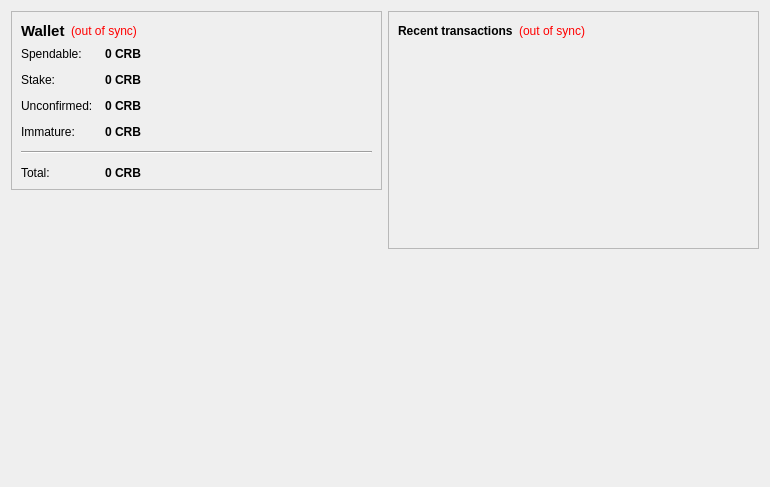
<?xml version="1.0" encoding="UTF-8"?>
<ui version="4.0">
 <class>OverviewPage</class>
 <widget class="QWidget" name="OverviewPage">
  <property name="geometry">
   <rect>
    <x>0</x>
    <y>0</y>
    <width>770</width>
    <height>487</height>
   </rect>
  </property>
  <property name="windowTitle">
   <string>Form</string>
  </property>
  <layout class="QHBoxLayout" name="horizontalLayout" stretch="1,1">
   <item>
    <layout class="QVBoxLayout" name="verticalLayout_2">
     <item>
      <widget class="QFrame" name="frame">
       <property name="frameShape">
        <enum>QFrame::StyledPanel</enum>
       </property>
       <property name="frameShadow">
        <enum>QFrame::Raised</enum>
       </property>
       <layout class="QVBoxLayout" name="verticalLayout_4">
        <item>
         <layout class="QHBoxLayout" name="horizontalLayout_4">
          <item>
           <widget class="QLabel" name="label_5">
            <property name="font">
             <font>
              <pointsize>11</pointsize>
              <weight>75</weight>
              <bold>true</bold>
             </font>
            </property>
            <property name="text">
             <string>Wallet</string>
            </property>
           </widget>
          </item>
          <item>
           <widget class="QLabel" name="labelWalletStatus">
            <property name="toolTip">
             <string>The displayed information may be out of date. Your wallet automatically synchronizes with the CryptoBancor network after a connection is established, but this process has not completed yet.</string>
            </property>
            <property name="styleSheet">
             <string notr="true">QLabel { color: red; }</string>
            </property>
            <property name="text">
             <string notr="true">(out of sync)</string>
            </property>
            <property name="alignment">
             <set>Qt::AlignLeading|Qt::AlignLeft|Qt::AlignVCenter</set>
            </property>
           </widget>
          </item>
          <item>
           <spacer name="horizontalSpacer_2">
            <property name="orientation">
             <enum>Qt::Horizontal</enum>
            </property>
            <property name="sizeHint" stdset="0">
             <size>
              <width>40</width>
              <height>20</height>
             </size>
            </property>
           </spacer>
          </item>
         </layout>
        </item>
        <item>
         <layout class="QFormLayout" name="formLayout_2">
          <property name="fieldGrowthPolicy">
           <enum>QFormLayout::AllNonFixedFieldsGrow</enum>
          </property>
          <property name="horizontalSpacing">
           <number>12</number>
          </property>
          <property name="verticalSpacing">
           <number>12</number>
          </property>
          <item row="0" column="0">
           <widget class="QLabel" name="label">
            <property name="text">
             <string>Spendable:</string>
            </property>
           </widget>
          </item>
          <item row="0" column="1">
           <widget class="QLabel" name="labelBalance">
            <property name="font">
             <font>
              <weight>75</weight>
              <bold>true</bold>
             </font>
            </property>
            <property name="cursor">
             <cursorShape>IBeamCursor</cursorShape>
            </property>
            <property name="toolTip">
             <string>Your current spendable balance</string>
            </property>
            <property name="text">
             <string notr="true">0 CRB</string>
            </property>
            <property name="textInteractionFlags">
             <set>Qt::LinksAccessibleByMouse|Qt::TextSelectableByKeyboard|Qt::TextSelectableByMouse</set>
            </property>
           </widget>
          </item>
          <item row="1" column="0">
           <widget class="QLabel" name="label_6">
            <property name="text">
             <string>Stake:</string>
            </property>
           </widget>
          </item>
          <item row="1" column="1">
           <widget class="QLabel" name="labelStake">
            <property name="font">
             <font>
              <weight>75</weight>
              <bold>true</bold>
             </font>
            </property>
            <property name="cursor">
             <cursorShape>IBeamCursor</cursorShape>
            </property>
            <property name="toolTip">
             <string>Total of coins that was staked, and do not yet count toward the current balance</string>
            </property>
            <property name="text">
             <string notr="true">0 CRB</string>
            </property>
            <property name="textInteractionFlags">
             <set>Qt::LinksAccessibleByMouse|Qt::TextSelectableByKeyboard|Qt::TextSelectableByMouse</set>
            </property>
           </widget>
          </item>
          <item row="2" column="0">
           <widget class="QLabel" name="label_3">
            <property name="text">
             <string>Unconfirmed:</string>
            </property>
           </widget>
          </item>
          <item row="2" column="1">
           <widget class="QLabel" name="labelUnconfirmed">
            <property name="font">
             <font>
              <weight>75</weight>
              <bold>true</bold>
             </font>
            </property>
            <property name="cursor">
             <cursorShape>IBeamCursor</cursorShape>
            </property>
            <property name="toolTip">
             <string>Total of transactions that have yet to be confirmed, and do not yet count toward the current balance</string>
            </property>
            <property name="text">
             <string notr="true">0 CRB</string>
            </property>
            <property name="textInteractionFlags">
             <set>Qt::LinksAccessibleByMouse|Qt::TextSelectableByKeyboard|Qt::TextSelectableByMouse</set>
            </property>
           </widget>
          </item>
          <item row="3" column="0">
           <widget class="QLabel" name="labelImmatureText">
            <property name="text">
             <string>Immature:</string>
            </property>
           </widget>
          </item>
          <item row="3" column="1">
           <widget class="QLabel" name="labelImmature">
            <property name="font">
             <font>
              <weight>75</weight>
              <bold>true</bold>
             </font>
            </property>
            <property name="toolTip">
             <string>Mined balance that has not yet matured</string>
            </property>
            <property name="text">
             <string notr="true">0 CRB</string>
            </property>
            <property name="textInteractionFlags">
             <set>Qt::LinksAccessibleByMouse|Qt::TextSelectableByKeyboard|Qt::TextSelectableByMouse</set>
            </property>
           </widget>
          </item>
          <item row="4" column="0" colspan="2">
           <widget class="Line" name="line">
            <property name="orientation">
             <enum>Qt::Horizontal</enum>
            </property>
           </widget>
          </item>
          <item row="5" column="0">
           <widget class="QLabel" name="labelTotalText">
            <property name="text">
             <string>Total:</string>
            </property>
           </widget>
          </item>
          <item row="5" column="1">
           <widget class="QLabel" name="labelTotal">
            <property name="font">
             <font>
              <weight>75</weight>
              <bold>true</bold>
             </font>
            </property>
            <property name="cursor">
             <cursorShape>IBeamCursor</cursorShape>
            </property>
            <property name="toolTip">
             <string>Your current total balance</string>
            </property>
            <property name="text">
             <string notr="true">0 CRB</string>
            </property>
            <property name="textInteractionFlags">
             <set>Qt::LinksAccessibleByMouse|Qt::TextSelectableByKeyboard|Qt::TextSelectableByMouse</set>
            </property>
           </widget>
          </item>
         </layout>
        </item>
       </layout>
      </widget>
     </item>
     <item>
      <spacer name="verticalSpacer">
       <property name="orientation">
        <enum>Qt::Vertical</enum>
       </property>
       <property name="sizeHint" stdset="0">
        <size>
         <width>20</width>
         <height>40</height>
        </size>
       </property>
      </spacer>
     </item>
     <item>
      <widget class="QLabel" name="label_2">
       <property name="autoFillBackground">
        <bool>true</bool>
       </property>
       <property name="text">
        <string/>
       </property>
       <property name="pixmap">
        <pixmap resource="../bitcoin.qrc">:/icons/drmbg</pixmap>
       </property>
       <property name="scaledContents">
        <bool>false</bool>
       </property>
       <property name="margin">
        <number>0</number>
       </property>
      </widget>
     </item>
    </layout>
   </item>
   <item>
    <layout class="QVBoxLayout" name="verticalLayout_3">
     <item>
      <widget class="QFrame" name="frame_2">
       <property name="frameShape">
        <enum>QFrame::StyledPanel</enum>
       </property>
       <property name="frameShadow">
        <enum>QFrame::Raised</enum>
       </property>
       <layout class="QVBoxLayout" name="verticalLayout">
        <item>
         <layout class="QHBoxLayout" name="horizontalLayout_2">
          <item>
           <widget class="QLabel" name="label_4">
            <property name="text">
             <string>&lt;b&gt;Recent transactions&lt;/b&gt;</string>
            </property>
           </widget>
          </item>
          <item>
           <widget class="QLabel" name="labelTransactionsStatus">
            <property name="toolTip">
             <string>The displayed information may be out of date. Your wallet automatically synchronizes with the CryptoBancor network after a connection is established, but this process has not completed yet.</string>
            </property>
            <property name="styleSheet">
             <string notr="true">QLabel { color: red; }</string>
            </property>
            <property name="text">
             <string notr="true">(out of sync)</string>
            </property>
            <property name="alignment">
             <set>Qt::AlignRight|Qt::AlignTrailing|Qt::AlignVCenter</set>
            </property>
           </widget>
          </item>
          <item>
           <spacer name="horizontalSpacer">
            <property name="orientation">
             <enum>Qt::Horizontal</enum>
            </property>
            <property name="sizeHint" stdset="0">
             <size>
              <width>40</width>
              <height>20</height>
             </size>
            </property>
           </spacer>
          </item>
         </layout>
        </item>
        <item>
         <widget class="QListView" name="listTransactions">
          <property name="styleSheet">
           <string notr="true">QListView { background: transparent; }</string>
          </property>
          <property name="frameShape">
           <enum>QFrame::NoFrame</enum>
          </property>
          <property name="verticalScrollBarPolicy">
           <enum>Qt::ScrollBarAlwaysOff</enum>
          </property>
          <property name="horizontalScrollBarPolicy">
           <enum>Qt::ScrollBarAlwaysOff</enum>
          </property>
          <property name="selectionMode">
           <enum>QAbstractItemView::NoSelection</enum>
          </property>
         </widget>
        </item>
       </layout>
      </widget>
     </item>
     <item>
      <spacer name="verticalSpacer_2">
       <property name="orientation">
        <enum>Qt::Vertical</enum>
       </property>
       <property name="sizeHint" stdset="0">
        <size>
         <width>20</width>
         <height>40</height>
        </size>
       </property>
      </spacer>
     </item>
    </layout>
   </item>
  </layout>
 </widget>
 <resources/>
 <connections/>
</ui>
